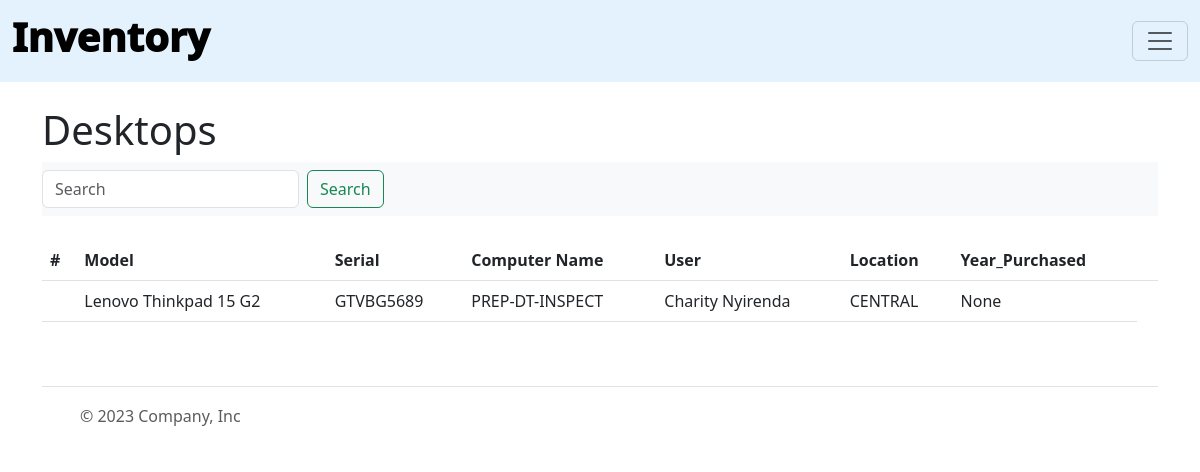
The page /desktops on the database as committed earlier.
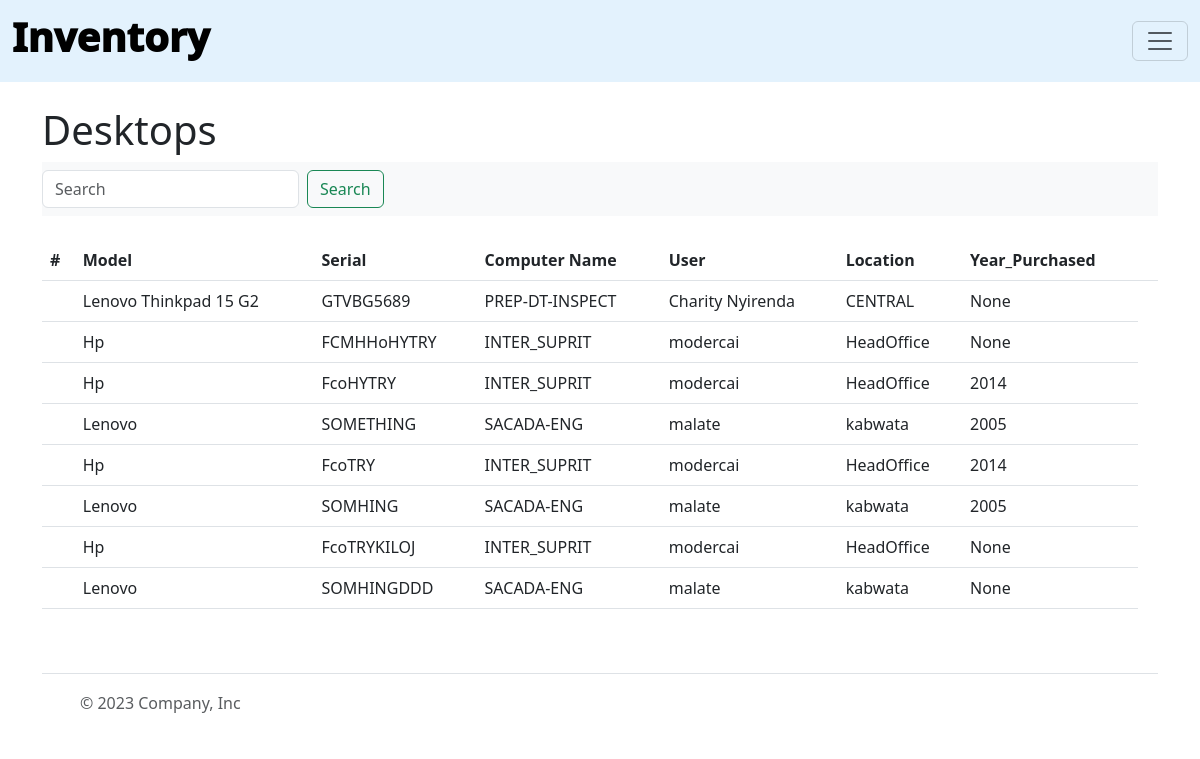
The same page on the database as committed later.
### inventory/models.py (models this page shows, shortened)
class Desktop(models.Model):
    model = models.CharField(max_length=50,null=True,blank=True,)
    serialnumber = models.CharField(max_length=50,unique=True,null=True, blank=True)
    computer_name = models.CharField(max_length=50,null=True,blank=True,)
    user = models.CharField(max_length=50)
    location = models.CharField(max_length=50,null=True,blank=True,)
    year_purchased = models.CharField(null=True,blank=True, max_length=4,)
    active = models.BooleanField(default=True)

### inventory/views.py (the view)
# urls.py: path('desktops',views.all_desktops,name='list-desktops'),
def all_desktops(request):
    desktop_list = Desktop.objects.all()
    desktop_count = desktop_list.count()
    return render(request,'inventory/desktops.html',{'desktop_list':desktop_list,'desktop_count':desktop_count})

### inventory/templates/inventory/desktops.html (shortened to what this page needs)
{% extends 'inventory/base.html'%}
{%block content%}
<!DOCTYPE html>
<html lang="en">
<head>
</head>
<body>
    <h1>Desktops</h1>
    <nav class="navbar bg-body-tertiary">
      <form class="d-flex" role="search", method='POST', action="{% url 'search-desktops'%}">
        <input class="form-control me-2" type="search" placeholder="Search" aria-label="Search", name="searched_desktop" required>
        <button class="btn btn-outline-success" type="submit">Search</button>
      </form>
    </nav>
<table class="table table-hover">
    <thead>
      <tr>
        <th scope="col">#</th>
        <th scope="col">Model</th>
        <th scope="col">Serial</th>
        <th scope="col">Computer Name</th>
        <th scope="col">User</th>
        <th scope="col">Location</th>
        <th scope="col">Year_Purchased</th>
        <th scope="col"></th>
      </tr>
    </thead>
    {%if searched_desktop%}
        <h1>Search Results </h1>
        {% for desktop in desktops%}
        <tbody>
            <tr>
              <th scope="row"></th>
              <td>{{desktop.model}}</td>
              <td>{{desktop.serialnumber}}</td>
              <td>{{desktop.computer_name}}</td>
              <td>{{desktop.user}}</td>
              <td>{{desktop.location}}</td>
              <td>{{desktop.year_purchased}}</td>
            </tr>
          </tbody>
        {% endfor %}
        {% else %}
    {% for desktops in desktop_list%}
    <tbody>
        <tr>
          <th scope="row"></th>
          <td>{{desktops.model}}</td>
          <td>{{desktops.serialnumber}}</td>
          <td>{{desktops.computer_name}}</td>
          <td>{{desktops.user}}</td>
          <td>{{desktops.location}}</td>
          <td>{{desktops.year_purchased}}</td>
        </tr>
      </tbody>
    {% endfor %}
    {% endif %}
</table>
</body>
</html>
{%endblock%}

### inventory/templates/inventory/base.html (shortened to what this page needs)
<!doctype html>
<html lang="en">
  <head>
    <link href="https://cdn.jsdelivr.net/npm/bootstrap@5.3.0-alpha1/dist/css/bootstrap.min.css" rel="stylesheet">
  </head>
  <body>
    {% include 'inventory/navbar.html'%}
    <br/>
    <div class="container">
    {%block content%}
    {%endblock%}
    </div>
    <br/>
  </body>
</html>
{% include 'inventory/footer.html'%}

### inventory/templates/inventory/navbar.html (shortened to what this page needs)
{% load static %}
<nav class="navbar" style="background-color: #e3f2fd;">
    <div class="container-fluid">
      <div class="logo_container" >
        <a class="navbar-brand" href="{% url 'home' %}"><h1><span>Inventory</span></h1></a>
    </div>
      <button class="navbar-toggler" type="button" data-bs-toggle="collapse" data-bs-target="#navbarSupportedContent" aria-controls="navbarSupportedContent" aria-expanded="false" aria-label="Toggle navigation">
        <span class="navbar-toggler-icon"></span>
      </button>
    </div>
  </nav>

### inventory/templates/inventory/footer.html
<div class="container">
    <footer class="d-flex flex-wrap justify-content-between align-items-center py-3 my-4 border-top">
      <div class="col-md-4 d-flex align-items-center">
        <a href="/" class="mb-3 me-2 mb-md-0 text-muted text-decoration-none lh-1">
          <svg class="bi" width="30" height="24"><use xlink:href="#bootstrap"/></svg>
        </a>
        <span class="mb-3 mb-md-0 text-muted">&copy; 2023 Company, Inc</span>
      </div>
      <ul class="nav col-md-4 justify-content-end list-unstyled d-flex">
        <li class="ms-3"><a class="text-muted" href="#"><svg class="bi" width="24" height="24"><use xlink:href="#twitter"/></svg></a></li>
        <li class="ms-3"><a class="text-muted" href="#"><svg class="bi" width="24" height="24"><use xlink:href="#instagram"/></svg></a></li>
        <li class="ms-3"><a class="text-muted" href="#"><svg class="bi" width="24" height="24"><use xlink:href="#facebook"/></svg></a></li>
      </ul>
    </footer>
  </div>

### inventory/templates/inventory/navbar.html (style rules this page uses)
.logo_container { height: 50%; display: table; float: left; }
.logo_container a { height: 50%; display: table-cell; vertical-align: middle; font-weight: 100; }
.logo_container a span { font-weight: 1000; }

Rows that differ between the two databases and show on the page:
added Desktop: model "Hp", serialnumber "FCMHHoHYTRY", computer_name "INTER_SUPRIT", user "modercai", location "HeadOffice", year_purchased "None"
added Desktop: model "Hp", serialnumber "FcoHYTRY", computer_name "INTER_SUPRIT", user "modercai", location "HeadOffice", year_purchased "2014"
added Desktop: model "Lenovo", serialnumber "SOMETHING", computer_name "SACADA-ENG", user "malate", location "kabwata", year_purchased "2005"
added Desktop: model "Hp", serialnumber "FcoTRY", computer_name "INTER_SUPRIT", user "modercai", location "HeadOffice", year_purchased "2014"
added Desktop: model "Lenovo", serialnumber "SOMHING", computer_name "SACADA-ENG", user "malate", location "kabwata", year_purchased "2005"
added Desktop: model "Hp", serialnumber "FcoTRYKILOJ", computer_name "INTER_SUPRIT", user "modercai", location "HeadOffice", year_purchased "None"
added Desktop: model "Lenovo", serialnumber "SOMHINGDDD", computer_name "SACADA-ENG", user "malate", location "kabwata", year_purchased "None"
